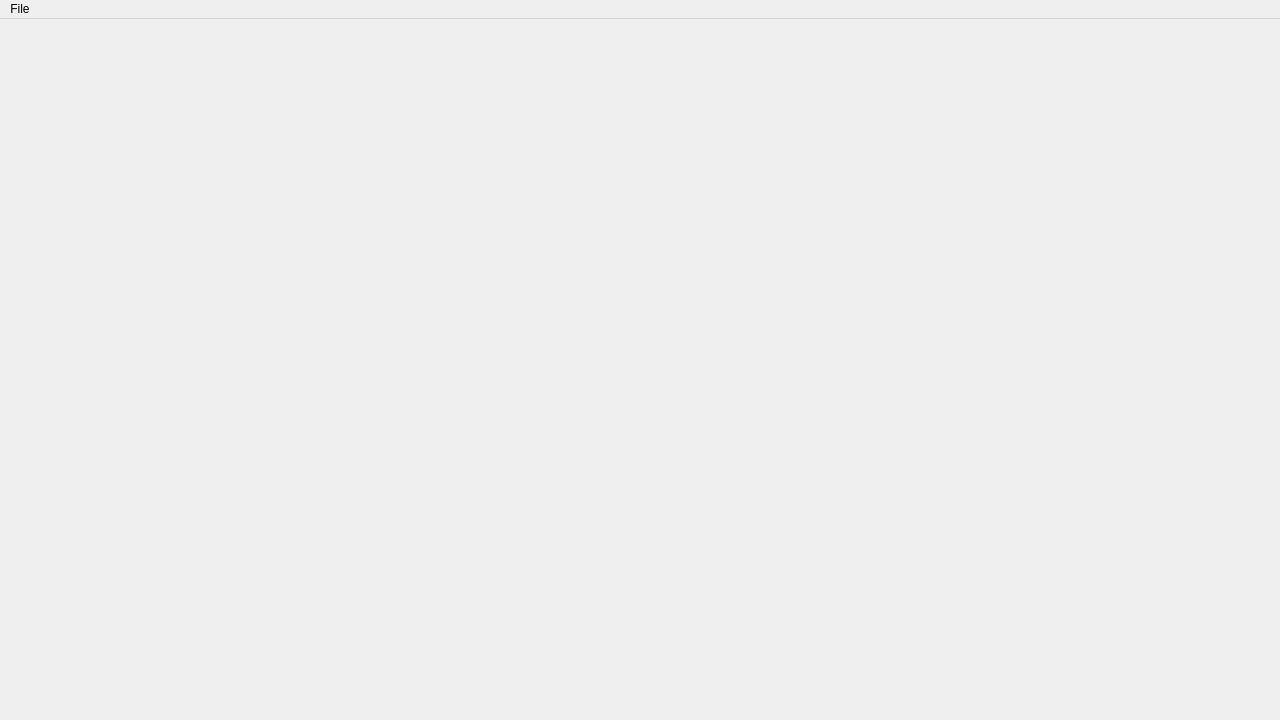
<?xml version="1.0" encoding="UTF-8"?>
<ui version="4.0">
 <class>David1</class>
 <widget class="QMainWindow" name="David1">
  <property name="geometry">
   <rect>
    <x>0</x>
    <y>0</y>
    <width>1280</width>
    <height>720</height>
   </rect>
  </property>
  <property name="minimumSize">
   <size>
    <width>1280</width>
    <height>720</height>
   </size>
  </property>
  <property name="maximumSize">
   <size>
    <width>1920</width>
    <height>1080</height>
   </size>
  </property>
  <property name="windowTitle">
   <string>David Interface 1</string>
  </property>
  <property name="windowIcon">
   <iconset resource="../RobosubUI.qrc">
    <normaloff>:/Pictures/Only-Logo.png</normaloff>:/Pictures/Only-Logo.png</iconset>
  </property>
  <widget class="QWidget" name="centralwidget">
   <widget class="QWidget" name="gridLayoutWidget">
    <property name="geometry">
     <rect>
      <x>850</x>
      <y>0</y>
      <width>430</width>
      <height>482</height>
     </rect>
    </property>
    <layout class="QGridLayout" name="VideoMatrix">
     <property name="sizeConstraint">
      <enum>QLayout::SetMaximumSize</enum>
     </property>
     <property name="spacing">
      <number>0</number>
     </property>
     <item row="3" column="0">
      <widget class="QLabel" name="Monitor5">
       <property name="sizePolicy">
        <sizepolicy hsizetype="Expanding" vsizetype="Expanding">
         <horstretch>0</horstretch>
         <verstretch>0</verstretch>
        </sizepolicy>
       </property>
       <property name="minimumSize">
        <size>
         <width>213</width>
         <height>160</height>
        </size>
       </property>
       <property name="maximumSize">
        <size>
         <width>320</width>
         <height>240</height>
        </size>
       </property>
       <property name="text">
        <string/>
       </property>
       <property name="pixmap">
        <pixmap resource="../RobosubUI.qrc">:/Pictures/Nemo view.JPG</pixmap>
       </property>
       <property name="scaledContents">
        <bool>true</bool>
       </property>
      </widget>
     </item>
     <item row="3" column="1">
      <widget class="QLabel" name="Monitor6">
       <property name="sizePolicy">
        <sizepolicy hsizetype="Expanding" vsizetype="Expanding">
         <horstretch>0</horstretch>
         <verstretch>0</verstretch>
        </sizepolicy>
       </property>
       <property name="minimumSize">
        <size>
         <width>213</width>
         <height>160</height>
        </size>
       </property>
       <property name="maximumSize">
        <size>
         <width>320</width>
         <height>240</height>
        </size>
       </property>
       <property name="text">
        <string/>
       </property>
       <property name="pixmap">
        <pixmap resource="../RobosubUI.qrc">:/Pictures/Nemo view.JPG</pixmap>
       </property>
       <property name="scaledContents">
        <bool>true</bool>
       </property>
      </widget>
     </item>
     <item row="0" column="0">
      <widget class="QLabel" name="Monitor1">
       <property name="sizePolicy">
        <sizepolicy hsizetype="Expanding" vsizetype="Expanding">
         <horstretch>0</horstretch>
         <verstretch>0</verstretch>
        </sizepolicy>
       </property>
       <property name="minimumSize">
        <size>
         <width>213</width>
         <height>160</height>
        </size>
       </property>
       <property name="maximumSize">
        <size>
         <width>320</width>
         <height>240</height>
        </size>
       </property>
       <property name="text">
        <string/>
       </property>
       <property name="pixmap">
        <pixmap resource="../RobosubUI.qrc">:/Pictures/Nemo view.JPG</pixmap>
       </property>
       <property name="scaledContents">
        <bool>true</bool>
       </property>
      </widget>
     </item>
     <item row="2" column="1">
      <widget class="QLabel" name="Monitor4">
       <property name="sizePolicy">
        <sizepolicy hsizetype="Expanding" vsizetype="Expanding">
         <horstretch>0</horstretch>
         <verstretch>0</verstretch>
        </sizepolicy>
       </property>
       <property name="minimumSize">
        <size>
         <width>213</width>
         <height>160</height>
        </size>
       </property>
       <property name="maximumSize">
        <size>
         <width>320</width>
         <height>240</height>
        </size>
       </property>
       <property name="text">
        <string/>
       </property>
       <property name="pixmap">
        <pixmap resource="../RobosubUI.qrc">:/Pictures/Nemo view.JPG</pixmap>
       </property>
       <property name="scaledContents">
        <bool>true</bool>
       </property>
      </widget>
     </item>
     <item row="0" column="1">
      <widget class="QLabel" name="Monitor2">
       <property name="sizePolicy">
        <sizepolicy hsizetype="Expanding" vsizetype="Expanding">
         <horstretch>0</horstretch>
         <verstretch>0</verstretch>
        </sizepolicy>
       </property>
       <property name="minimumSize">
        <size>
         <width>213</width>
         <height>160</height>
        </size>
       </property>
       <property name="maximumSize">
        <size>
         <width>320</width>
         <height>240</height>
        </size>
       </property>
       <property name="text">
        <string/>
       </property>
       <property name="pixmap">
        <pixmap resource="../RobosubUI.qrc">:/Pictures/Nemo view.JPG</pixmap>
       </property>
       <property name="scaledContents">
        <bool>true</bool>
       </property>
      </widget>
     </item>
     <item row="2" column="0">
      <widget class="QLabel" name="Monitor3">
       <property name="sizePolicy">
        <sizepolicy hsizetype="Expanding" vsizetype="Expanding">
         <horstretch>0</horstretch>
         <verstretch>0</verstretch>
        </sizepolicy>
       </property>
       <property name="minimumSize">
        <size>
         <width>213</width>
         <height>160</height>
        </size>
       </property>
       <property name="maximumSize">
        <size>
         <width>320</width>
         <height>240</height>
        </size>
       </property>
       <property name="text">
        <string/>
       </property>
       <property name="pixmap">
        <pixmap resource="../RobosubUI.qrc">:/Pictures/Nemo view.JPG</pixmap>
       </property>
       <property name="scaledContents">
        <bool>true</bool>
       </property>
      </widget>
     </item>
    </layout>
   </widget>
  </widget>
  <widget class="QMenuBar" name="menubar">
   <property name="geometry">
    <rect>
     <x>0</x>
     <y>0</y>
     <width>1280</width>
     <height>25</height>
    </rect>
   </property>
   <widget class="QMenu" name="menuFile">
    <property name="title">
     <string>File</string>
    </property>
    <addaction name="actionQuit"/>
   </widget>
   <addaction name="menuFile"/>
  </widget>
  <action name="actionQuit">
   <property name="text">
    <string>Quit</string>
   </property>
  </action>
 </widget>
 <resources>
  <include location="../RobosubUI.qrc"/>
 </resources>
 <connections>
  <connection>
   <sender>actionQuit</sender>
   <signal>triggered()</signal>
   <receiver>David1</receiver>
   <slot>close()</slot>
   <hints>
    <hint type="sourcelabel">
     <x>-1</x>
     <y>-1</y>
    </hint>
    <hint type="destinationlabel">
     <x>399</x>
     <y>299</y>
    </hint>
   </hints>
  </connection>
 </connections>
</ui>
